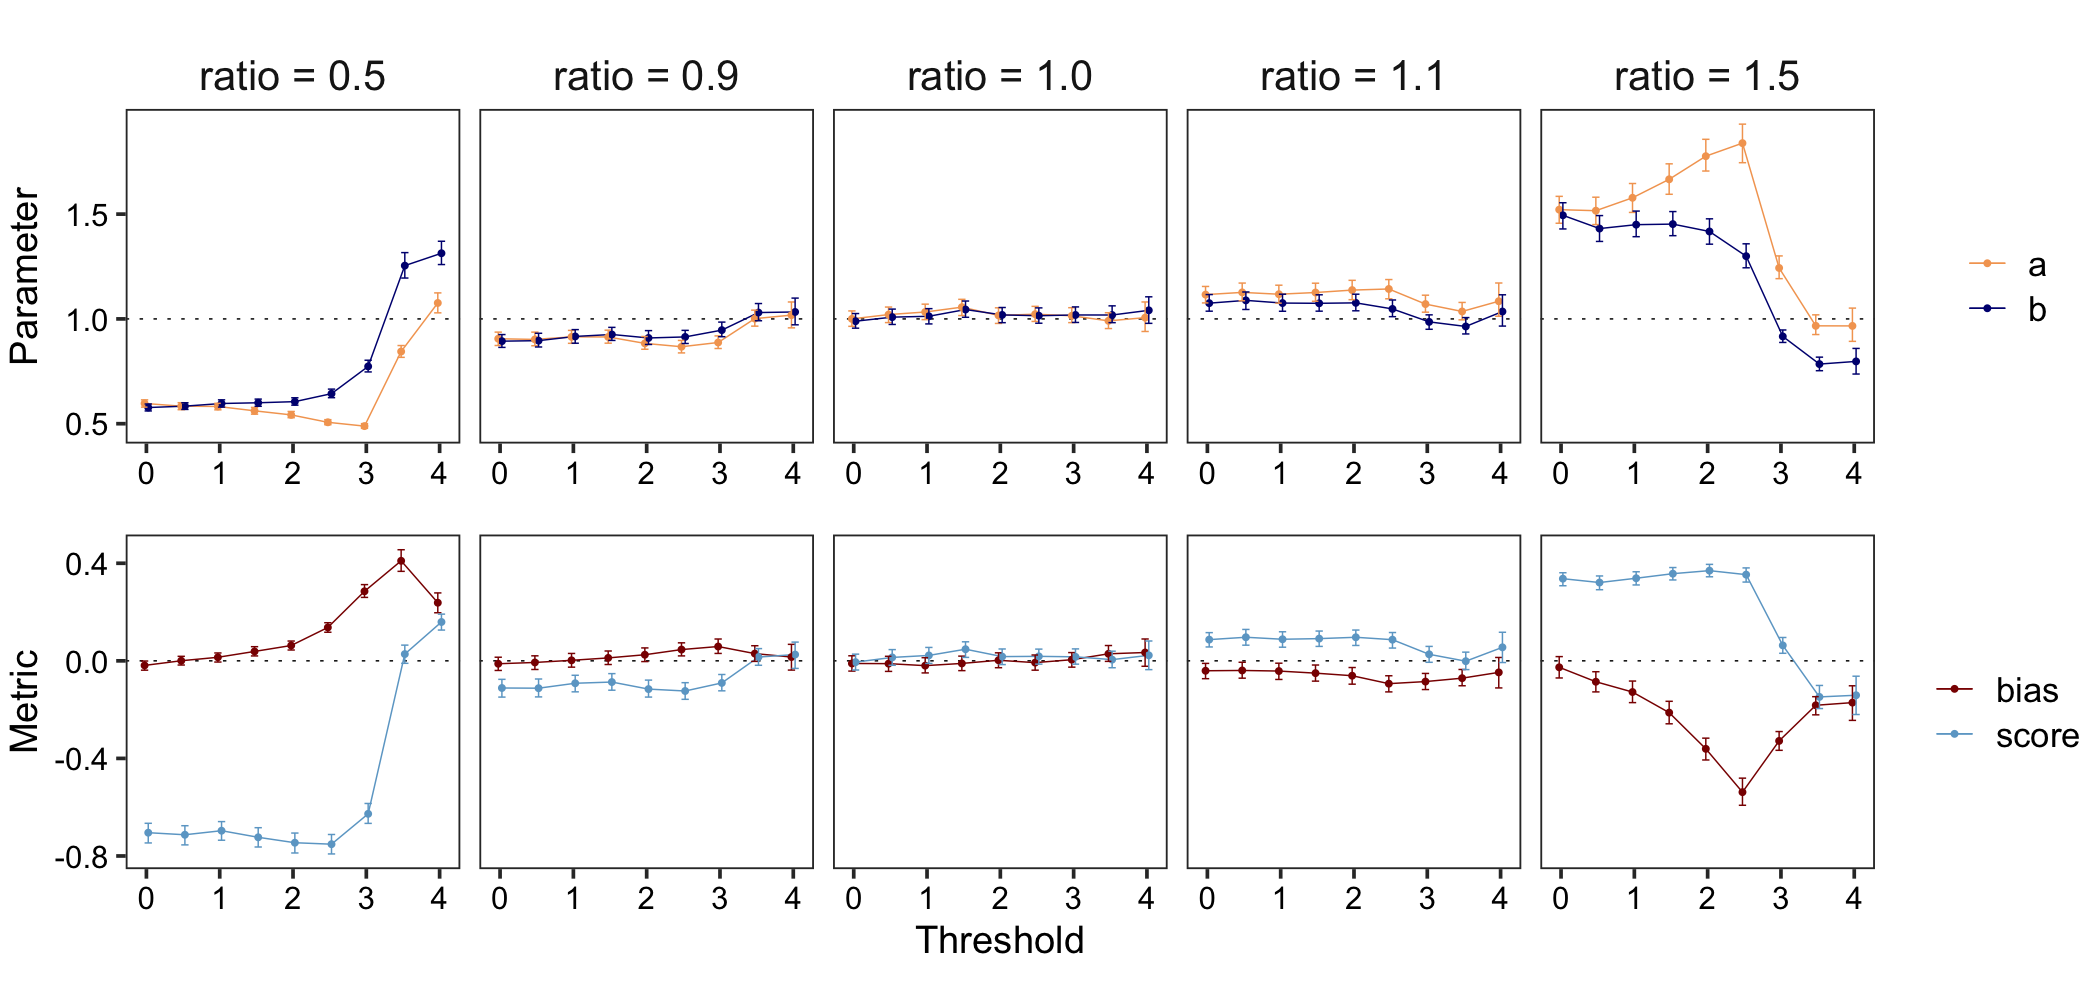

The script that saved this image:

## Demonstrate dependence on tau by analyzing range of taus at low, even, and high ratios (a1 = 2)

library(tidyverse)
library(reshape2)
library(grid)
library(gridExtra)

boot_fit_tab <- read.table('../data/appx/boot_fit_tab_no_corr.RData')

df_params <- boot_fit_tab %>%
  select(c(ratio, tau, a, b)) %>%
  pivot_longer(cols=c(a, b), names_to="param") %>%
  group_by(ratio, tau, param) %>%
  summarise(
    med = median(value),
    lwr = quantile(value, 0.025),
    upr = quantile(value, 0.975)
  )

df_metric <- boot_fit_tab %>%
  rename(score=beta.score, bias=beta.bias) %>%
  select(c(ratio, tau, score, bias)) %>%
  pivot_longer(cols=c(score, bias), names_to="metric") %>%
  group_by(ratio, tau, metric) %>%
  summarise(
    med = median(value),
    lwr = quantile(value, 0.025),
    upr = quantile(value, 0.975)
  )


ratio_labs <- c(
  `0.5` = "ratio = 0.5",
  `0.9` = "ratio = 0.9",
  `1` = "ratio = 1.0",
  `1.1` = "ratio = 1.1",
  `1.5` = "ratio = 1.5"
)

# The errorbars overlap, so use position_dodge to move them horizontally
pd <- position_dodge(0.1) # move them .05 to the left and right


p1 <- ggplot(data=df_params, aes(x=tau, y=med, color=param)) +
  facet_grid(~ratio, labeller = as_labeller(ratio_labs)) +
  geom_hline(yintercept=1, linetype=3, size=0.2) +
  geom_line(size=0.2, position=pd) +
  geom_point(size=0.4, position=pd) +
  geom_errorbar(aes(ymin=lwr, ymax=upr), size=0.2, width=0.2, position=pd) +
  scale_colour_manual(values=c(a="sandybrown", b="navy")) +
  # scale_linetype_manual(breaks=c("a","b"), values=c(1, 2)) +
  scale_y_continuous(breaks = c(0.5, 1.0, 1.5)) +
  labs(x="", y="Parameter") +
  theme_bw() +
  theme(legend.title = element_blank(),
        strip.background = element_blank(),
        text = element_text(color="black"),
        strip.text= element_text(size=12),
        axis.text = element_text(size=9, color="black"),
        legend.text = element_text(size=10),
        panel.grid.minor = element_blank(),
        panel.grid.major = element_blank(),
        aspect.ratio = 1/1,
        plot.margin = unit(c(0,0,0,0.1), "cm"))

p2 <- ggplot(data=df_metric, aes(x=tau, y=med, color=metric)) +
  facet_grid(~ratio) +
  geom_hline(yintercept=0, linetype=3, size=0.2) +
  geom_line(size=0.2, position=pd) +
  geom_point(size=0.4, position=pd) +
  geom_errorbar(aes(ymin=lwr, ymax=upr), size=0.2, width=0.2, position=pd) +
  scale_colour_manual(values=c(score="skyblue3", bias="darkred")) +
  # scale_linetype_manual(breaks=c("score","bias"), values=c(1, 2)) +
  scale_y_continuous(breaks=seq(-0.8,0.4,0.4)) +
  labs(x="Threshold", y="Metric") +
  theme_bw() +
  theme(legend.title = element_blank(),
        strip.background = element_blank(),
        strip.text = element_blank(),
        text = element_text(color="black"),
        axis.text = element_text(size=9, color="black"),
        legend.text = element_text(size=10),
        panel.grid.minor = element_blank(),
        panel.grid.major = element_blank(),
        aspect.ratio = 1/1,
        plot.margin = unit(c(0,0,0,0.1), "cm"))


png("fig05_no_corr.png", units="in", height=4, width=8.4, res=250, pointsize=9)
grid.draw(rbind(ggplotGrob(p1), ggplotGrob(p2), size="last"))
dev.off()
